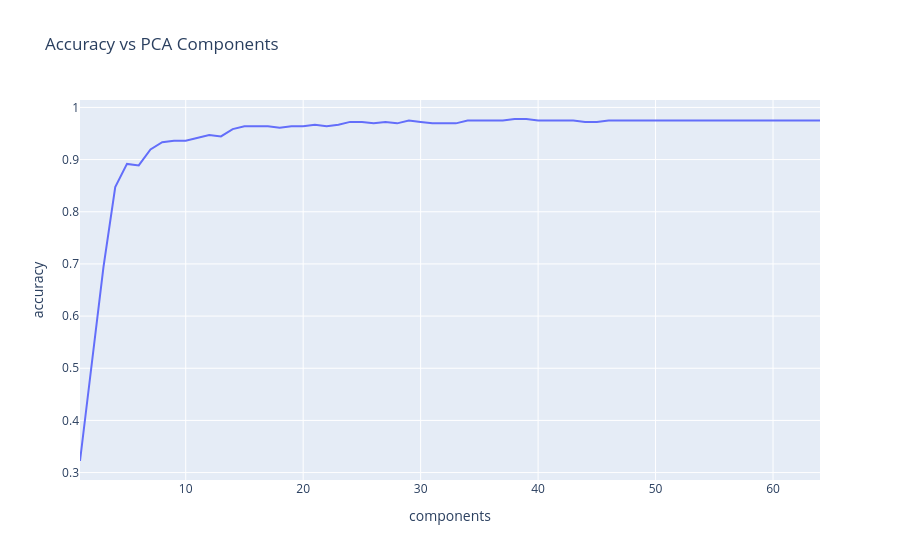

The notebook cell this image was saved under:
### Markdown cell above
## 12. Plot Accuracy vs Components

### Code cell
df_results = pd.DataFrame({
    "components": range(1,65),
    "accuracy": results
})

fig = px.line(df_results, x="components", y="accuracy",
              title="Accuracy vs PCA Components")

fig.show()

### Figure 1 — Plotly figure (JSON) as saved in the notebook; plotly's stock layout.template omitted (floating-point values rounded to 4 significant figures)
{"data": [{"hovertemplate": "components=%{x}<br>accuracy=%{y}<extra></extra>", "legendgroup": "", "line": {"color": "#636efa", "dash": "solid"}, "marker": {"symbol": "circle"}, "mode": "lines", "name": "", "orientation": "v", "showlegend": false, "type": "scatter", "x": [1, 2, 3, 4, 5, 6, 7, 8, 9, 10, 11, 12, 13, 14, 15, 16, 17, 18, 19, 20, 21, 22, 23, 24, 25, 26, 27, 28, 29, 30, 31, 32, 33, 34, 35, 36, 37, 38, 39, 40, 41, 42, 43, 44, 45, 46, 47, 48, 49, 50, 51, 52, 53, 54, 55, 56, 57, 58, 59, 60, 61, 62, 63, 64], "xaxis": "x", "y": [0.3222, 0.5056, 0.6944, 0.8472, 0.8917, 0.8889, 0.9194, 0.9333, 0.9361, 0.9361, 0.9417, 0.9472, 0.9444, 0.9583, 0.9639, 0.9639, 0.9639, 0.9611, 0.9639, 0.9639, 0.9667, 0.9639, 0.9667, 0.9722, 0.9722, 0.9694, 0.9722, 0.9694, 0.975, 0.9722, 0.9694, 0.9694, 0.9694, 0.975, 0.975, 0.975, 0.975, 0.9778, 0.9778, 0.975, 0.975, 0.975, 0.975, 0.9722, 0.9722, 0.975, 0.975, 0.975, 0.975, 0.975, 0.975, 0.975, 0.975, 0.975, 0.975, 0.975, 0.975, 0.975, 0.975, 0.975, 0.975, 0.975, 0.975, 0.975], "yaxis": "y"}], "layout": {"legend": {"tracegroupgap": 0}, "title": {"text": "Accuracy vs PCA Components"}, "xaxis": {"anchor": "y", "domain": [0, 1], "title": {"text": "components"}}, "yaxis": {"anchor": "x", "domain": [0, 1], "title": {"text": "accuracy"}}}}
